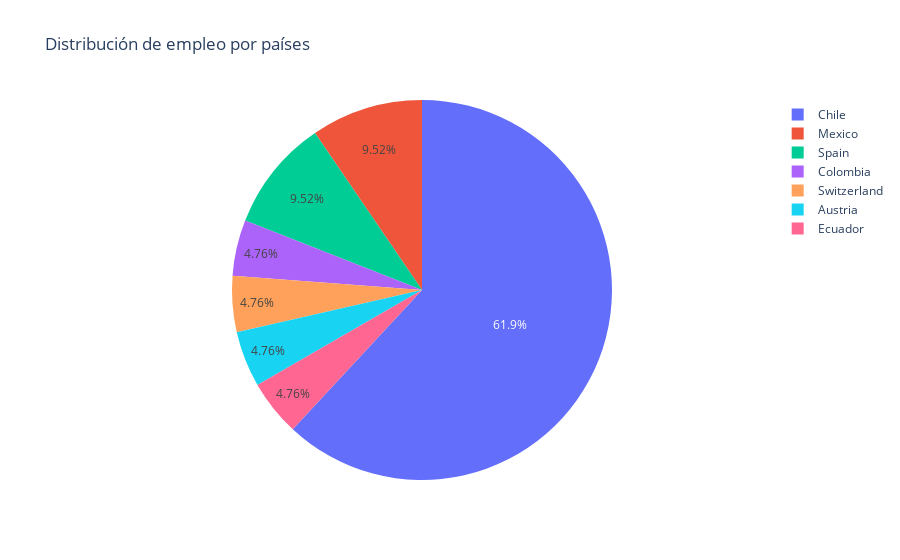

Notebook code cell kept with this figure:
### Markdown cell above
* A high number of graduated are males compared to females

### Code cell
temp_series = df_egresados_subset_columns['country'].value_counts()
labels = (np.array(temp_series.index))
sizes = (np.array((temp_series / temp_series.sum())*100))

trace = go.Pie(labels=labels, values=sizes)
layout = go.Layout(
    title='Distribución de empleo por países'
)
data = [trace]
fig = go.Figure(data=data, layout=layout)
py.iplot(fig, filename="country")

### Figure 1 — Plotly figure (JSON) as saved in the notebook; plotly's stock layout.template omitted (floating-point values rounded to 4 significant figures)
{"data": [{"labels": ["Chile", "Mexico", "Spain", "Colombia", "Switzerland", "Austria", "Ecuador"], "type": "pie", "values": [61.9, 9.524, 9.524, 4.762, 4.762, 4.762, 4.762]}], "layout": {"title": {"text": "Distribución de empleo por países"}}}
